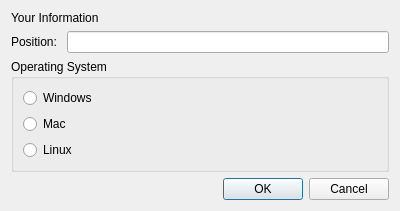
<?xml version="1.0" encoding="UTF-8"?>
<ui version="4.0">
 <class>InfoDialog</class>
 <widget class="QDialog" name="InfoDialog">
  <property name="geometry">
   <rect>
    <x>0</x>
    <y>0</y>
    <width>400</width>
    <height>205</height>
   </rect>
  </property>
  <property name="windowTitle">
   <string>Dialog</string>
  </property>
  <layout class="QVBoxLayout" name="verticalLayout_2">
   <item>
    <widget class="QLabel" name="label">
     <property name="text">
      <string>Your Information</string>
     </property>
    </widget>
   </item>
   <item>
    <layout class="QHBoxLayout" name="horizontalLayout">
     <item>
      <widget class="QLabel" name="label_2">
       <property name="text">
        <string>Position: </string>
       </property>
      </widget>
     </item>
     <item>
      <widget class="QLineEdit" name="positionLineEdit"/>
     </item>
    </layout>
   </item>
   <item>
    <widget class="QGroupBox" name="groupBox">
     <property name="title">
      <string>Operating System</string>
     </property>
     <layout class="QVBoxLayout" name="verticalLayout">
      <item>
       <widget class="QRadioButton" name="windowsRb">
        <property name="text">
         <string>Windows</string>
        </property>
       </widget>
      </item>
      <item>
       <widget class="QRadioButton" name="macRb">
        <property name="text">
         <string>Mac</string>
        </property>
       </widget>
      </item>
      <item>
       <widget class="QRadioButton" name="linuxRb">
        <property name="text">
         <string>Linux</string>
        </property>
       </widget>
      </item>
     </layout>
    </widget>
   </item>
   <item>
    <layout class="QHBoxLayout" name="horizontalLayout_2">
     <item>
      <spacer name="horizontalSpacer">
       <property name="orientation">
        <enum>Qt::Horizontal</enum>
       </property>
       <property name="sizeHint" stdset="0">
        <size>
         <width>40</width>
         <height>20</height>
        </size>
       </property>
      </spacer>
     </item>
     <item>
      <widget class="QPushButton" name="okBtn">
       <property name="text">
        <string>OK</string>
       </property>
      </widget>
     </item>
     <item>
      <widget class="QPushButton" name="cancelBtn">
       <property name="text">
        <string>Cancel</string>
       </property>
      </widget>
     </item>
    </layout>
   </item>
  </layout>
 </widget>
 <resources/>
 <connections/>
</ui>
